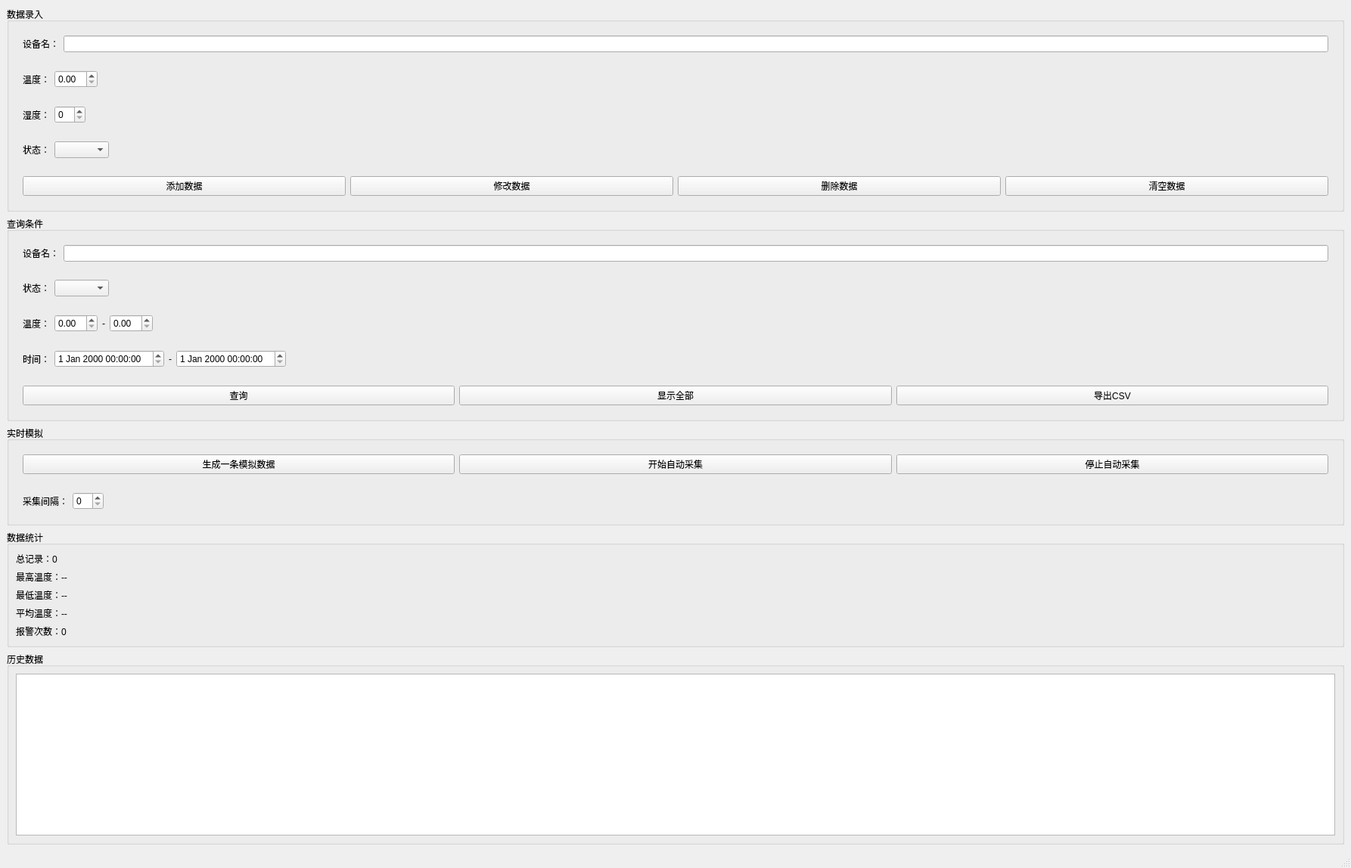
<?xml version="1.0" encoding="UTF-8"?>
<ui version="4.0">
 <class>MainWindow</class>
 <widget class="QMainWindow" name="MainWindow">
  <property name="geometry">
   <rect>
    <x>0</x>
    <y>0</y>
    <width>1786</width>
    <height>1148</height>
   </rect>
  </property>
  <property name="windowTitle">
   <string>MainWindow</string>
  </property>
  <widget class="QWidget" name="centralwidget">
   <layout class="QVBoxLayout" name="verticalLayout_5">
    <item>
     <widget class="QGroupBox" name="groupBox">
      <property name="title">
       <string>数据录入</string>
      </property>
      <layout class="QVBoxLayout" name="verticalLayout">
       <item>
        <widget class="QWidget" name="deviceNamewidget" native="true">
         <layout class="QHBoxLayout" name="horizontalLayout">
          <item>
           <widget class="QLabel" name="deviceNameLabel">
            <property name="text">
             <string>设备名：</string>
            </property>
           </widget>
          </item>
          <item>
           <widget class="QLineEdit" name="deviceNameEdit"/>
          </item>
         </layout>
        </widget>
       </item>
       <item>
        <widget class="QWidget" name="tempWidget" native="true">
         <layout class="QHBoxLayout" name="horizontalLayout_2">
          <item>
           <widget class="QLabel" name="tempLabel">
            <property name="text">
             <string>温度：</string>
            </property>
           </widget>
          </item>
          <item>
           <widget class="QDoubleSpinBox" name="tempSpinBox"/>
          </item>
          <item>
           <spacer name="horizontalSpacer">
            <property name="orientation">
             <enum>Qt::Orientation::Horizontal</enum>
            </property>
            <property name="sizeHint" stdset="0">
             <size>
              <width>40</width>
              <height>20</height>
             </size>
            </property>
           </spacer>
          </item>
         </layout>
        </widget>
       </item>
       <item>
        <widget class="QWidget" name="humWidget" native="true">
         <layout class="QHBoxLayout" name="horizontalLayout_3">
          <item>
           <widget class="QLabel" name="humLabel">
            <property name="text">
             <string>湿度：</string>
            </property>
           </widget>
          </item>
          <item>
           <widget class="QSpinBox" name="humSpinBox"/>
          </item>
          <item>
           <spacer name="horizontalSpacer_2">
            <property name="orientation">
             <enum>Qt::Orientation::Horizontal</enum>
            </property>
            <property name="sizeHint" stdset="0">
             <size>
              <width>40</width>
              <height>20</height>
             </size>
            </property>
           </spacer>
          </item>
         </layout>
        </widget>
       </item>
       <item>
        <widget class="QWidget" name="statusWidget" native="true">
         <layout class="QHBoxLayout" name="horizontalLayout_4">
          <item>
           <widget class="QLabel" name="statusLabel">
            <property name="text">
             <string>状态：</string>
            </property>
           </widget>
          </item>
          <item>
           <widget class="QComboBox" name="statusBox"/>
          </item>
          <item>
           <spacer name="horizontalSpacer_3">
            <property name="orientation">
             <enum>Qt::Orientation::Horizontal</enum>
            </property>
            <property name="sizeHint" stdset="0">
             <size>
              <width>40</width>
              <height>20</height>
             </size>
            </property>
           </spacer>
          </item>
         </layout>
        </widget>
       </item>
       <item>
        <widget class="QWidget" name="btnWidget" native="true">
         <layout class="QHBoxLayout" name="horizontalLayout_5">
          <item>
           <widget class="QPushButton" name="addBtn">
            <property name="text">
             <string>添加数据</string>
            </property>
           </widget>
          </item>
          <item>
           <widget class="QPushButton" name="updateBtn">
            <property name="text">
             <string>修改数据</string>
            </property>
           </widget>
          </item>
          <item>
           <widget class="QPushButton" name="deleteBtn">
            <property name="text">
             <string>删除数据</string>
            </property>
           </widget>
          </item>
          <item>
           <widget class="QPushButton" name="clearBtn">
            <property name="text">
             <string>清空数据</string>
            </property>
           </widget>
          </item>
         </layout>
        </widget>
       </item>
      </layout>
     </widget>
    </item>
    <item>
     <widget class="QGroupBox" name="searchBox">
      <property name="title">
       <string>查询条件</string>
      </property>
      <layout class="QVBoxLayout" name="verticalLayout_2">
       <item>
        <widget class="QWidget" name="searchNameWidget" native="true">
         <layout class="QHBoxLayout" name="horizontalLayout_6">
          <item>
           <widget class="QLabel" name="searchNameLabel">
            <property name="text">
             <string>设备名：</string>
            </property>
           </widget>
          </item>
          <item>
           <widget class="QLineEdit" name="searchNameEdit"/>
          </item>
         </layout>
        </widget>
       </item>
       <item>
        <widget class="QWidget" name="searchStatusWidget" native="true">
         <layout class="QHBoxLayout" name="horizontalLayout_7">
          <item>
           <widget class="QLabel" name="searchStatusLabel">
            <property name="text">
             <string>状态：</string>
            </property>
           </widget>
          </item>
          <item>
           <widget class="QComboBox" name="searchStatusBox"/>
          </item>
          <item>
           <spacer name="horizontalSpacer_4">
            <property name="orientation">
             <enum>Qt::Orientation::Horizontal</enum>
            </property>
            <property name="sizeHint" stdset="0">
             <size>
              <width>40</width>
              <height>20</height>
             </size>
            </property>
           </spacer>
          </item>
         </layout>
        </widget>
       </item>
       <item>
        <widget class="QWidget" name="searchTempWidget" native="true">
         <layout class="QHBoxLayout" name="horizontalLayout_8">
          <item>
           <widget class="QLabel" name="searchTempLabel">
            <property name="text">
             <string>温度：</string>
            </property>
           </widget>
          </item>
          <item>
           <widget class="QDoubleSpinBox" name="minTempSpinBox"/>
          </item>
          <item>
           <widget class="QLabel" name="label_1">
            <property name="text">
             <string>-</string>
            </property>
           </widget>
          </item>
          <item>
           <widget class="QDoubleSpinBox" name="maxTempSpinBox"/>
          </item>
          <item>
           <spacer name="horizontalSpacer_6">
            <property name="orientation">
             <enum>Qt::Orientation::Horizontal</enum>
            </property>
            <property name="sizeHint" stdset="0">
             <size>
              <width>40</width>
              <height>20</height>
             </size>
            </property>
           </spacer>
          </item>
         </layout>
        </widget>
       </item>
       <item>
        <widget class="QWidget" name="searchTimeWidget" native="true">
         <layout class="QHBoxLayout" name="horizontalLayout_9">
          <item>
           <widget class="QLabel" name="searchTimeLabel">
            <property name="text">
             <string>时间：</string>
            </property>
           </widget>
          </item>
          <item>
           <widget class="QDateTimeEdit" name="startTimeEdit"/>
          </item>
          <item>
           <widget class="QLabel" name="label_2">
            <property name="text">
             <string>-</string>
            </property>
           </widget>
          </item>
          <item>
           <widget class="QDateTimeEdit" name="endTimeEdit"/>
          </item>
          <item>
           <spacer name="horizontalSpacer_5">
            <property name="orientation">
             <enum>Qt::Orientation::Horizontal</enum>
            </property>
            <property name="sizeHint" stdset="0">
             <size>
              <width>40</width>
              <height>20</height>
             </size>
            </property>
           </spacer>
          </item>
         </layout>
        </widget>
       </item>
       <item>
        <widget class="QWidget" name="searchBtnWidget" native="true">
         <layout class="QHBoxLayout" name="horizontalLayout_10">
          <item>
           <widget class="QPushButton" name="searchBtn">
            <property name="text">
             <string>查询</string>
            </property>
           </widget>
          </item>
          <item>
           <widget class="QPushButton" name="showAllBtn">
            <property name="text">
             <string>显示全部</string>
            </property>
           </widget>
          </item>
          <item>
           <widget class="QPushButton" name="exportBtn">
            <property name="text">
             <string>导出CSV</string>
            </property>
           </widget>
          </item>
         </layout>
        </widget>
       </item>
      </layout>
     </widget>
    </item>
    <item>
     <widget class="QGroupBox" name="SimulationBox">
      <property name="title">
       <string>实时模拟</string>
      </property>
      <layout class="QVBoxLayout" name="verticalLayout_3">
       <item>
        <widget class="QWidget" name="BtnWidget" native="true">
         <layout class="QHBoxLayout" name="horizontalLayout_11">
          <item>
           <widget class="QPushButton" name="generateBtn">
            <property name="text">
             <string>生成一条模拟数据</string>
            </property>
           </widget>
          </item>
          <item>
           <widget class="QPushButton" name="startTimerBtn">
            <property name="text">
             <string>开始自动采集</string>
            </property>
           </widget>
          </item>
          <item>
           <widget class="QPushButton" name="stopTimerBtn">
            <property name="text">
             <string>停止自动采集</string>
            </property>
           </widget>
          </item>
         </layout>
        </widget>
       </item>
       <item>
        <widget class="QWidget" name="intervalWidget" native="true">
         <layout class="QHBoxLayout" name="horizontalLayout_12">
          <item>
           <widget class="QLabel" name="intervalLabel">
            <property name="text">
             <string>采集间隔：</string>
            </property>
           </widget>
          </item>
          <item>
           <widget class="QSpinBox" name="intervalSpinBox"/>
          </item>
          <item>
           <spacer name="horizontalSpacer_7">
            <property name="orientation">
             <enum>Qt::Orientation::Horizontal</enum>
            </property>
            <property name="sizeHint" stdset="0">
             <size>
              <width>40</width>
              <height>20</height>
             </size>
            </property>
           </spacer>
          </item>
         </layout>
        </widget>
       </item>
      </layout>
     </widget>
    </item>
    <item>
     <widget class="QGroupBox" name="StatisticsBox">
      <property name="title">
       <string>数据统计</string>
      </property>
      <layout class="QVBoxLayout" name="verticalLayout_4">
       <item>
        <widget class="QLabel" name="totalLabel">
         <property name="text">
          <string>总记录：0</string>
         </property>
        </widget>
       </item>
       <item>
        <widget class="QLabel" name="maxTempLabel">
         <property name="text">
          <string>最高温度：--</string>
         </property>
        </widget>
       </item>
       <item>
        <widget class="QLabel" name="minTempLabel">
         <property name="text">
          <string>最低温度：--</string>
         </property>
        </widget>
       </item>
       <item>
        <widget class="QLabel" name="avgTempLabel">
         <property name="text">
          <string>平均温度：--</string>
         </property>
        </widget>
       </item>
       <item>
        <widget class="QLabel" name="alarmCountLabel">
         <property name="text">
          <string>报警次数：0</string>
         </property>
        </widget>
       </item>
      </layout>
     </widget>
    </item>
    <item>
     <widget class="QGroupBox" name="groupBox_2">
      <property name="title">
       <string>历史数据</string>
      </property>
      <layout class="QHBoxLayout" name="horizontalLayout_13">
       <item>
        <widget class="QTableView" name="tableView"/>
       </item>
      </layout>
     </widget>
    </item>
   </layout>
  </widget>
  <widget class="QMenuBar" name="menubar">
   <property name="geometry">
    <rect>
     <x>0</x>
     <y>0</y>
     <width>1786</width>
     <height>25</height>
    </rect>
   </property>
  </widget>
  <widget class="QStatusBar" name="statusbar"/>
 </widget>
 <resources/>
 <connections/>
</ui>
